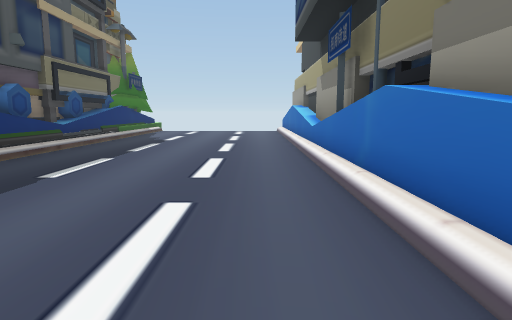
[1] (above)

16 first-person views from a walk through a 3-D level made in the Unity game engine. The camera is 1.2 m above the floor, tilts 8° down and sees 75° across. The floor is counted in squares, 1 m on a side. Each view is taken from the middle of a square. On the plan, view 1 faces up. The plan holds only what a view shows up to about 14 squares ahead; the rest is blank. The place goes on beyond the plan.

[2]
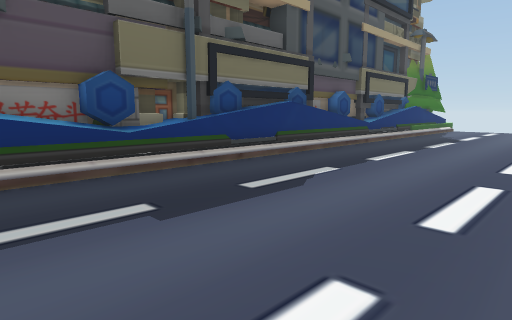

[3]
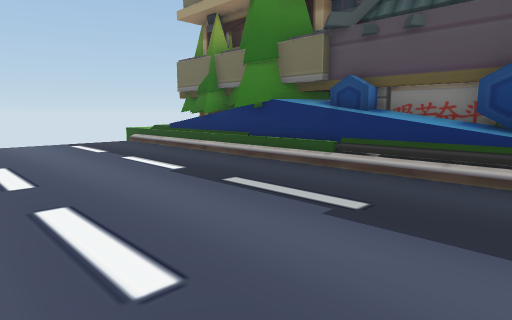

[4]
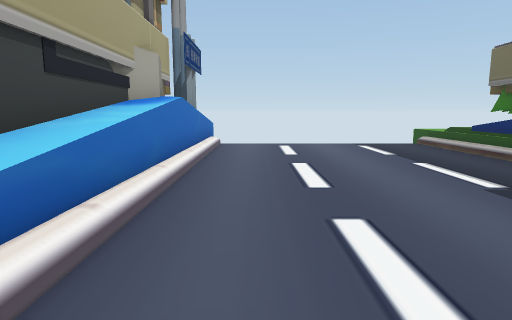

[5]
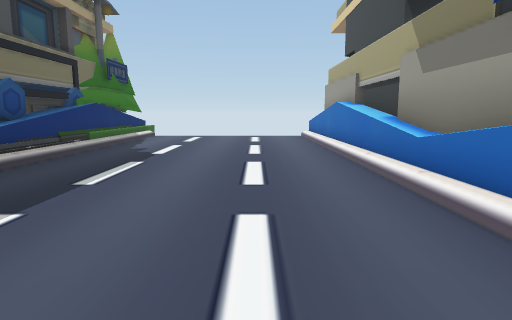

[6]
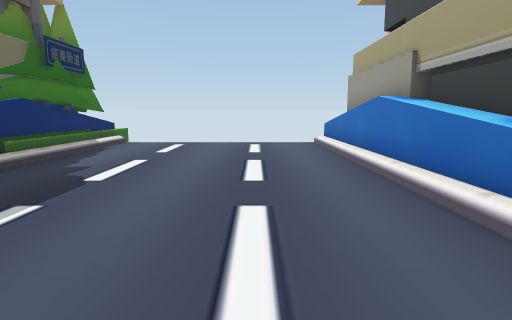

[7]
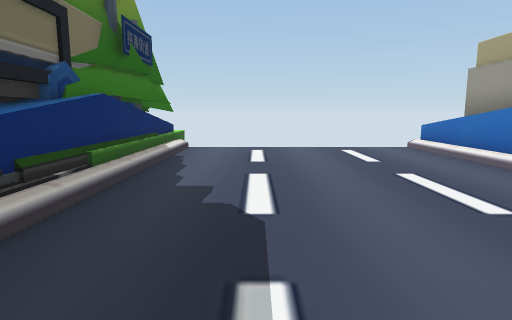

[8]
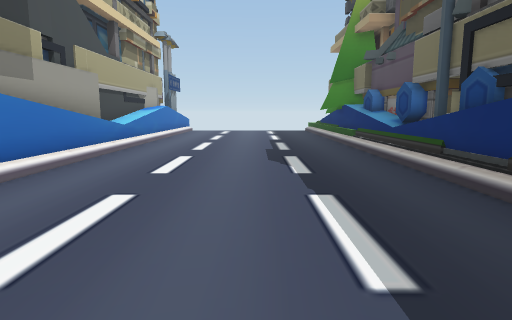

[9]
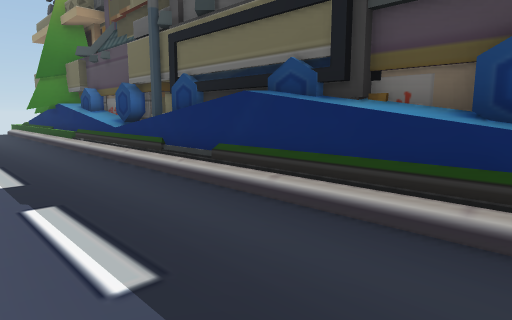

[10]
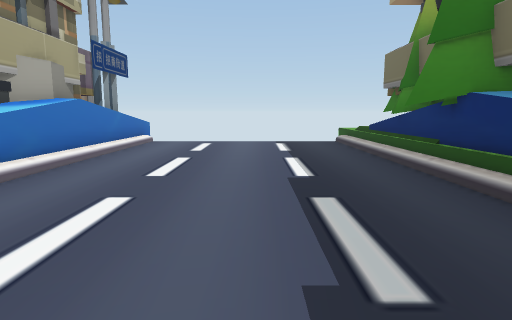

[11]
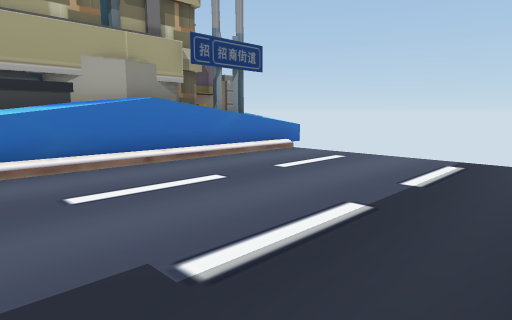

[12]
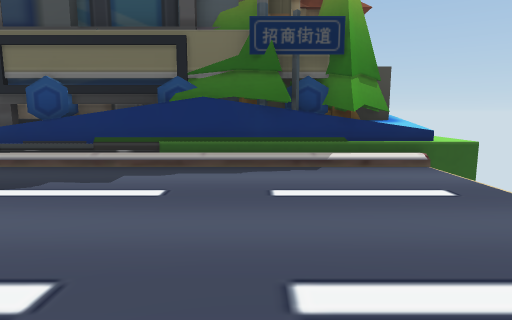

[13]
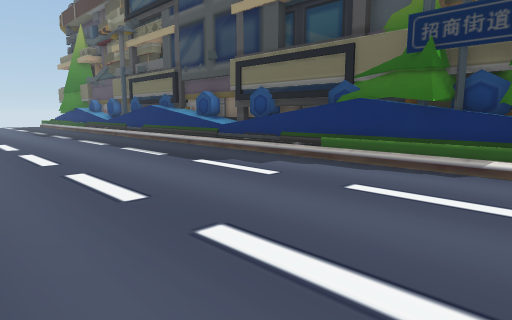

[14]
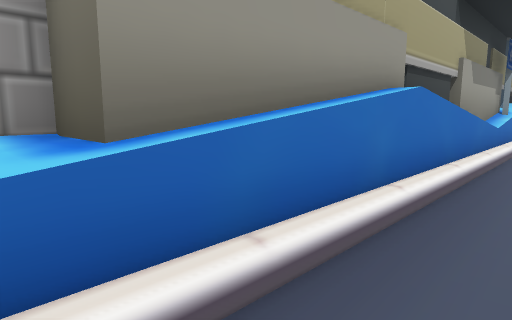

[15]
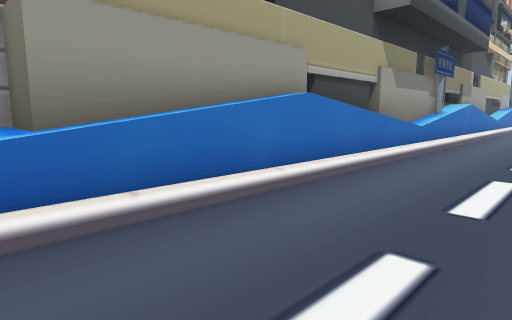

[16]
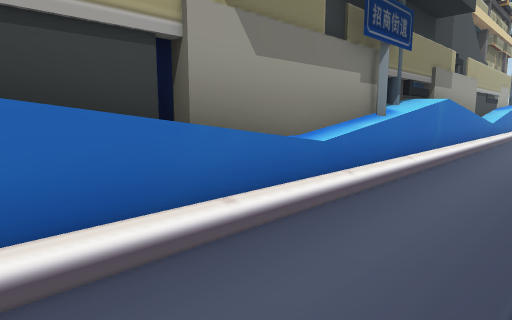

### Floor plan
Points are (right, up) in squares from view 1. A wall is a line through its corners. A room is listed if a view was taken in it or the views show most of it. See-through windows are left out.
Room 1 (views 1, 2, 3, 4, 5, 6, 7, 8, 9, 10, 11, 12, 13, 14, 15, 16)
walls: (-7.6, 3.9) (-7.6, 3.2); (-7.6, 7.1) (-7.6, 4.5); (-7.8, 2.6) (-7.8, 1.1); (-7.4, 1.5) (-7.4, 0.5); (-7.4, 8.5) (-7.4, 3.6); (2.6, 4.5) (2.6, 6.1); (-8, 2.4) (-8, 1.9); (2.6, 6.4) (2.6, 6.9); (-7.6, 8.8) (-7.6, 7.6); (-7.8, 0.7) (-7.8, -2); (-7.8, 10.4) (-7.8, 8.5); (1.8, 11.4) (1.8, 22.5); (-7.4, -1.7) (-7.4, -2.7); (-7, 12.5) (-7, -11.4); (-7.8, 12.5) (-7.8, 11.1) (-7.4, 11.1) (-7.4, 10); (-7.8, -2.8) (-7.8, -4.1); (-7.8, 12.8) (-7.4, 12.8); (-7.6, 13.6) (-7.6, 12.1); (-8.4, -3.4) (-7.4, -4.4) (-6, -5); (2.3, -5.6) (2.3, 21.1); (-7.3, -6.2) (-7.7, -7.2); (-7.8, 16.6) (-7.8, 14.4); (-7.6, 16.9) (-7.6, 14); (-7.4, 17.6) (-7.4, 12.1); (-7.3, -7.8) (-7.4, -8.8); (2.5, -8.3) (2.2, -6.7) (2.5, -5.1); (-7.8, -8.9) (-7.8, -10.3); (-7.4, 19.1) (-7.8, 18.5) (-7.8, 17.9); (-6.3, 19.7) (-7.4, 19.9); (-6.9, 19.8) (-7.4, 19.2); (2.6, -9.5) (2.6, -8.5); (-7.8, 19.9) (-6.4, 19.7) (-7.2, 18.4) (-7.4, 16.6); (-7.8, 19.9) (-7.8, 18.9) (-7.7, 18.6); (2.8, -10.3) (2.8, -9.1); (-7, 21.5) (-7, 13.5); (-7.6, 21.5) (-7.6, 20.9); (-7.8, 22.4) (-8.1, 21.9); (-8, 22.4) (-7.5, 21.7) (-6.7, 21.1) (-7.4, 20.7) (-7.4, 19.8); (1.8, -13.2) (1.8, 10.3)
low walls: (1.8, 10.4) (1.8, 10.9); (-6.8, -2.2) (-6.8, -9.4); (-7.8, 13.6) (-7.8, 12.8); (-6.8, -9.5) (-6.8, -10.4); (-6.8, -10.5) (-6.8, -11.4); (-6.8, 21.5) (-6.8, 16.6); (-7.8, 22.5) (-7.5, 22)
ways out: opening at (-7, -12); opening at (2, -12)

Positions as (right, up) in squares from view 1, and headings:
1: (0, 0), facing up
2: (0, -2), facing up-left
3: (0, 2), facing down-left
4: (0, 1), facing down
5: (-1, 5), facing up
6: (-1, 9), facing up
7: (-4, 11), facing up
8: (-3, 11), facing down
9: (-3, 11), facing down-left
10: (-3, 2), facing down
11: (-6, -3), facing down-right
12: (1, 19), facing left
13: (1, 22), facing down-left
14: (0, 22), facing down-right
15: (-2, 22), facing down-right
16: (-1, 15), facing down-right
